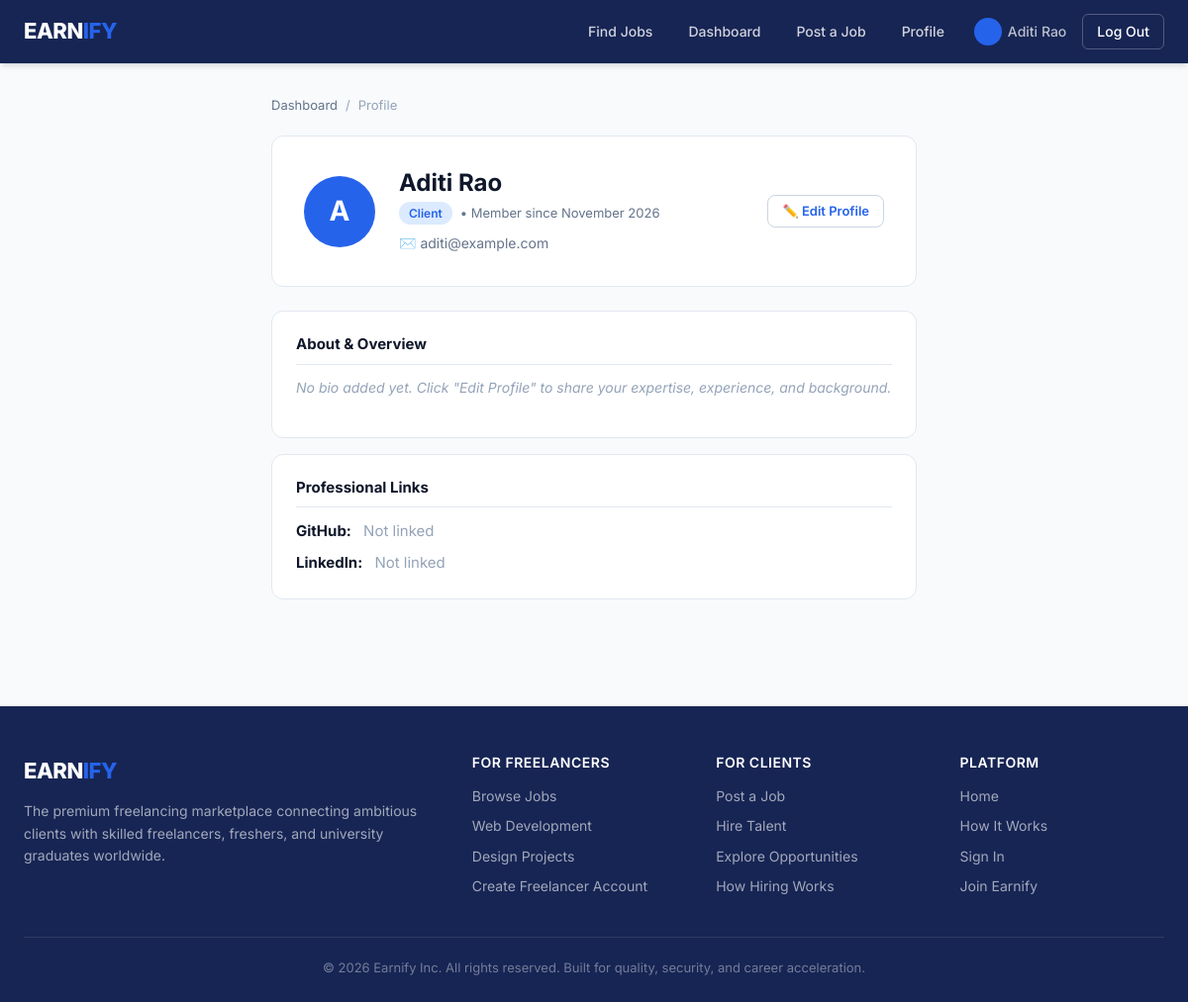
Screenshot of /profile (signed in) with the database file from the repository.
### models.py (models this page shows, shortened)
class User(db.Model):
    __tablename__ = 'users'
    id = db.Column(db.Integer, primary_key=True)
    name = db.Column(db.String(100), nullable=False)
    email = db.Column(db.String(150), unique=True, nullable=False)
    password_hash = db.Column(db.String(256), nullable=False)
    role = db.Column(db.String(20), nullable=False)  # 'client' or 'freelancer'
    created_at = db.Column(db.DateTime, default=datetime.utcnow)
    jobs = db.relationship('Job', backref='client', lazy='select')
    applications = db.relationship('Application', backref='freelancer', lazy='select')
    profile = db.relationship('Profile', backref='user', uselist=False)

### app.py (the view)
@app.route('/profile')
@login_required
def my_profile():
    user = db.session.get(User, session['user_id'])
    profile = Profile.query.filter_by(user_id=session['user_id']).first()
    return render_template('profile.html', user=user, profile=profile)

### app.py (called while the page is built)
def login_required(f):
    @wraps(f)
    def wrapper(*args, **kwargs):
        if 'user_id' not in session:
            flash('Please log in to continue.', 'error')
            return redirect(url_for('login'))
        return f(*args, **kwargs)
    return wrapper

### templates/profile.html (shortened to what this page needs)
{% extends "base.html" %}
{% block content %}
<div class="container profile-page">
  <div class="breadcrumb">
    <a href="{{ url_for('dashboard') }}">Dashboard</a>
    <span>/</span>
    <span>Profile</span>
  </div>
  <div class="profile-header-card">
    <div class="profile-avatar-lg">
      {{ user.name[0]|upper }}
    </div>
    <div class="profile-meta" style="flex: 1;">
      <h2>{{ user.name }}</h2>
      <div style="display: flex; gap: 8px; align-items: center; margin-top: 4px; margin-bottom: 8px;">
        <span class="role-badge">{{ user.role|title }}</span>
        <span style="font-size: 13px; color: var(--text-secondary);">&bull; Member since {{ user.created_at.strftime('%B %Y') }}</span>
      </div>
      <div style="font-size: 14px; color: var(--text-secondary);">
        ✉️ {{ user.email }}
      </div>
    </div>
    <div>
      <a href="{{ url_for('edit_profile') }}" class="btn btn-outline btn-sm">✏️ Edit Profile</a>
    </div>
  </div>
  <div class="profile-section">
    <h3>About &amp; Overview</h3>
    {% if profile and profile.bio %}
      <p style="white-space: pre-wrap;">{{ profile.bio }}</p>
    {% else %}
      <p style="color: var(--text-muted); font-style: italic;">
        No bio added yet. Click "Edit Profile" to share your expertise, experience, and background.
      </p>
    {% endif %}
  </div>
  <div class="profile-section">
    <h3>Professional Links</h3>
    <div style="display: flex; flex-direction: column; gap: 8px;">
      <div>
        <strong>GitHub:</strong>
        {% if profile and profile.github %}
          <a href="{{ profile.github }}" target="_blank" rel="noopener noreferrer" style="margin-left: 8px;">{{ profile.github }}</a>
        {% else %}
          <span style="color: var(--text-muted); margin-left: 8px;">Not linked</span>
        {% endif %}
      </div>
      <div>
        <strong>LinkedIn:</strong>
        {% if profile and profile.linkedin %}
          <a href="{{ profile.linkedin }}" target="_blank" rel="noopener noreferrer" style="margin-left: 8px;">{{ profile.linkedin }}</a>
        {% else %}
          <span style="color: var(--text-muted); margin-left: 8px;">Not linked</span>
        {% endif %}
      </div>
    </div>
  </div>
</div>
{% endblock %}

### templates/base.html (shortened to what this page needs)
<!DOCTYPE html>
<html lang="en">
<head>
  <link rel="stylesheet" href="{{ url_for('static', filename='css/style.css') }}">
</head>
<body>
  <header class="site-header">
    <div class="container header-inner">
      <a href="{{ url_for('index') }}" class="logo">EARN<span>IFY</span></a>
      <nav class="nav-links">
        <a href="{{ url_for('jobs') }}">Find Jobs</a>
        {% if session.get('user_id') %}
          <a href="{{ url_for('dashboard') }}">Dashboard</a>
          {% if session.get('role') == 'client' %}
            <a href="{{ url_for('new_job') }}">Post a Job</a>
          {% endif %}
          <a href="{{ url_for('my_profile') }}">Profile</a>
          <span class="nav-user">{{ session.get('name') }}</span>
          <a href="{{ url_for('logout') }}" class="btn-ghost" style="color: #fff; padding: 6px 14px; border: 1px solid rgba(255,255,255,0.25); border-radius: 6px;">Log Out</a>
        {% else %}
          <a href="{{ url_for('index') }}#how-it-works">How It Works</a>
          <a href="{{ url_for('index') }}#about">About Us</a>
          <a href="{{ url_for('login') }}">Log In</a>
          <a href="{{ url_for('signup') }}" class="btn-nav">Sign Up</a>
        {% endif %}
      </nav>
    </div>
  </header>
  <main>
    {% block content %}{% endblock %}
  </main>
  <footer class="site-footer" id="about">
    <div class="container">
      <div class="footer-grid">
        <div class="footer-brand">
          <a href="{{ url_for('index') }}" class="logo" style="display: inline-block; margin-bottom: 12px;">EARN<span>IFY</span></a>
          <p>The premium freelancing marketplace connecting ambitious clients with skilled freelancers, freshers, and university graduates worldwide.</p>
        </div>
        <div class="footer-col">
          <h4>For Freelancers</h4>
          <a href="{{ url_for('jobs') }}">Browse Jobs</a>
          <a href="{{ url_for('jobs', category='Web Development') }}">Web Development</a>
          <a href="{{ url_for('jobs', category='UI/UX Design') }}">Design Projects</a>
          <a href="{{ url_for('signup', role='freelancer') }}">Create Freelancer Account</a>
        </div>
        <div class="footer-col">
          <h4>For Clients</h4>
          <a href="{{ url_for('new_job') }}">Post a Job</a>
          <a href="{{ url_for('signup', role='client') }}">Hire Talent</a>
          <a href="{{ url_for('jobs') }}">Explore Opportunities</a>
          <a href="{{ url_for('index') }}#how-it-works">How Hiring Works</a>
        </div>
        <div class="footer-col">
          <h4>Platform</h4>
          <a href="{{ url_for('index') }}">Home</a>
          <a href="{{ url_for('index') }}#how-it-works">How It Works</a>
          <a href="{{ url_for('login') }}">Sign In</a>
          <a href="{{ url_for('signup') }}">Join Earnify</a>
        </div>
      </div>
      <div class="footer-bottom">
        &copy; {{ 2026 }} Earnify Inc. All rights reserved. Built for quality, security, and career acceleration.
      </div>
    </div>
  </footer>
</body>
</html>

### rows the page displays
User: get "Aditi Rao", name "A", name "Aditi Rao", role "Client", created_at "November 2026", email "aditi@example.com"

### other values shown
{{ 2026 }} "2026"
